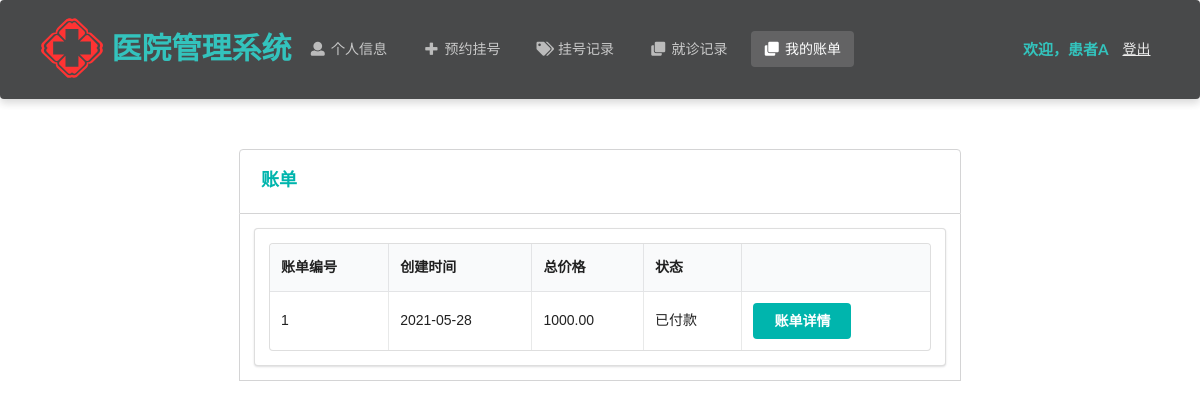
The page /patient/bill (signed in) on the database its author committed.
### Hospital/models.py (models this page shows, shortened)
class Patient(models.Model):
    name = models.CharField(max_length=10)  # 姓名
    password = models.CharField(max_length=32)  # 密码
    gender = models.CharField(max_length=32, choices=gender_choices)  # 性别
    identity_card_no = models.CharField(max_length=32, unique=True)  # 身份证号
    medical_insurance = models.BooleanField()  # 是否有医保
    telephone_no = models.CharField(max_length=32)  # 电话号码
    birth_date = models.DateField()  # 出生日期
    create_time = models.DateTimeField(auto_now_add=True)  # 注册时间

class Bill(models.Model):
    diagnosis = models.ForeignKey(Diagnosis, on_delete=models.CASCADE)
    price = models.DecimalField(max_digits=7, decimal_places=2)
    is_active = models.BooleanField(default=True)
    create_time = models.DateTimeField(auto_now_add=True)

### Hospital/patientViews.py (the view)
# urls.py: path('patient/bill', patientViews.bill),
def bill(request):
    if request.method == 'POST':
        request.session['bill'] = request.POST.get('bill')
        return redirect('/patient/bill/detail')
    identity_card_no = request.session['identity_card_no']
    patient = models.Patient.objects.get(identity_card_no=identity_card_no)
    bills = models.Bill.objects.filter(diagnosis__in=models.Diagnosis.objects.filter(patient=patient))
    num_per_page = 5
    paginator = Paginator(bills, num_per_page)
    page = request.GET.get('page', 1)
    try:
        page_obj = paginator.page(page)
    except PageNotAnInteger:
        page_obj = paginator.page(1)
    except EmptyPage:
        page_obj = paginator.page(paginator.num_pages)
    is_paginated = True if paginator.num_pages > 1 else False
    page_range = paginator.get_elided_page_range(page, on_each_side=3, on_ends=2)
    return render(request, 'patient/bill.html', locals())

### Hospital/templates/patient/bill.html (shortened to what this page needs)
<!DOCTYPE html>
<html lang="ch">
{% load static %}
<head>
    <link rel="stylesheet" href="https://cdn.jsdelivr.net/semantic-ui/2.2.4/semantic.min.css">
    <link rel="stylesheet" href="../../static/Hospital/css/me.css">
    <link rel="stylesheet" href="{% static 'Hospital/css/entry.css' %}">
</head>
<body>
    <nav class="ui inverted  segment m-padded-tb-large m-shadow-small m-opacity-mini">
        <div class="ui container">
            <div class="ui inverted secondary stackable menu">
                <img src="../../static/Hospital/img/logo.svg" height="80" width="80"/>
                <h2 class="ent">医院管理系统</h2>
                <a href="/patient/info" class="m-item item"><i class="user icon"></i>个人信息</a>
                <a href="/patient/makeAppointment" class="m-item item"><i class="plus icon"></i>预约挂号</a>
                <a href="/patient/appointment" class="m-item item"><i class="tags icon"></i>挂号记录</a>
                <a href="/patient/diagnosis" class="m-item item"><i class="clone icon"></i>就诊记录</a>
                <a href="/patient/bill" class="active m-item item"><i class="clone icon"></i>我的账单</a>
                <div class="right m-item item">
                    <h4 class="ui teal header item">欢迎，{{ patient.name }}</h4>
                    <a href="/patient/logout/" class="text-success "><ins>登出</ins></a>
                </div>
            </div>
        </div>
    </nav>
    <div class="m-container-small m-padded-tb-big">
        <div class="container">
            <div class="ui top attached rounded padded segment">
                <div class="ui middle aligned two column grid">
                    <div class="column">
                        <h3 class="ui teal header">账单</h3>
                    </div>
                </div>
            </div>
            <div class="ui attached segment">
                <div class="ui segment ">
                    <table class="ui celled table">
                        <thead>
                            <tr>
                                <th>账单编号</th>
                                <th>创建时间</th>
                                <th>总价格</th>
                                <th>状态</th>
                                <th></th>
                            </tr>
                        </thead>
                        <tbody>
                            {% for bill in page_obj%}
                            <tr>
                                <td>{{ bill.id }}</td>
                                <td>{{ bill.create_time|date:"Y-m-d" }}</td>
                                <td>{{ bill.price }}</td>
                                <td>{% if bill.is_active %} 未付款 {% else %} 已付款 {% endif %}</div></td>
                                <td><form action="" method="post">
                                    <button class="ui teal centered button">账单详情</button>
                                    </form>
                                    </td>
                            {% endfor %}
                </div>
            </div>
        </div>
    <br>
    <br>
    <br>
</body>
</html>

### Hospital/static/Hospital/css/me.css (style rules this page uses)
.m-padded-tb-large { padding-top: 1.3em !important; padding-bottom: 1.3em !important; }
.m-padded-tb-big { padding-top: 3em !important; padding-bottom: 3em !important; }
.m-opacity-mini { opacity: 0.8!important; }
.m-container-small { max-width: 60em !important; margin: auto !important; }
.m-shadow-small { -webkit-box-shadow: 0 4px 8px rgba(0,0,0,0.2) !important; box-shadow: 0 4px 8px rgba(0,0,0,0.2) !important; }

### Hospital/static/Hospital/css/entry.css (style rules this page uses)
* { margin: 0; padding: 0; }
a { text-decoration: none; }
body { -webkit-font-smoothing: antialiased; background-color: #fff; font: 12px/1.5 Microsoft YaHei, Heiti SC, tahoma, arial, Hiragino Sans GB, "\5B8B\4F53", sans-serif; color: #666; }
.ui img { margin-top:-10px; margin-bottom:-10px; }
.ui .ent { font-size:30px; margin-top:10px; color:#00B5AD; }

### rows shown on the page
Patient: name "患者A"
Bill: id "1", create_time "2021-05-28", price "1000.00", is_active "已付款"
